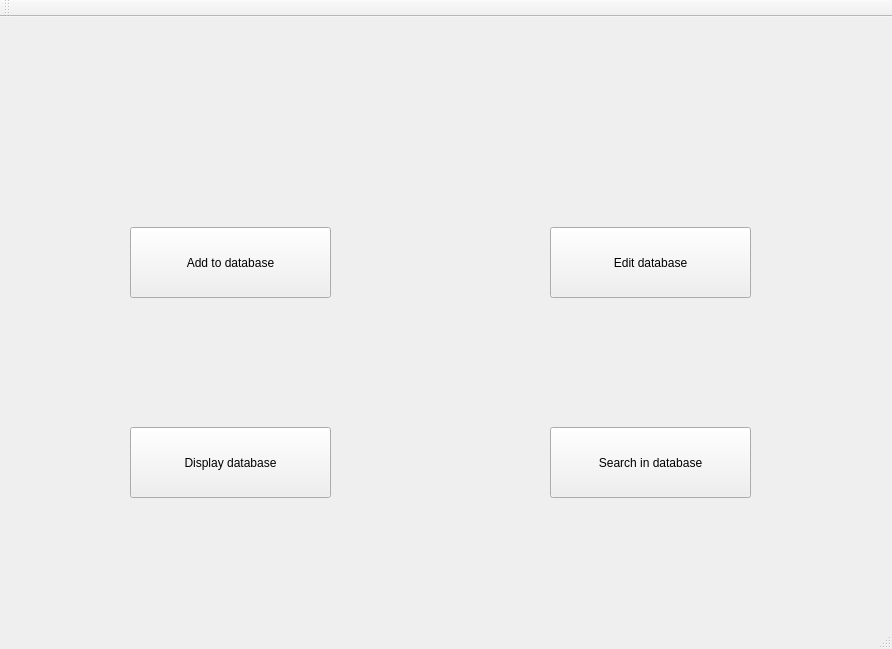
<?xml version="1.0" encoding="UTF-8"?>
<ui version="4.0">
 <class>MainWindow</class>
 <widget class="QMainWindow" name="MainWindow">
  <property name="geometry">
   <rect>
    <x>0</x>
    <y>0</y>
    <width>892</width>
    <height>649</height>
   </rect>
  </property>
  <property name="windowTitle">
   <string>MainWindow</string>
  </property>
  <widget class="QWidget" name="centralWidget">
   <widget class="QPushButton" name="addDButton">
    <property name="geometry">
     <rect>
      <x>130</x>
      <y>210</y>
      <width>201</width>
      <height>71</height>
     </rect>
    </property>
    <property name="text">
     <string>Add to database</string>
    </property>
   </widget>
   <widget class="QPushButton" name="displayDButton">
    <property name="geometry">
     <rect>
      <x>130</x>
      <y>410</y>
      <width>201</width>
      <height>71</height>
     </rect>
    </property>
    <property name="text">
     <string>Display database</string>
    </property>
   </widget>
   <widget class="QPushButton" name="editDButton">
    <property name="geometry">
     <rect>
      <x>550</x>
      <y>210</y>
      <width>201</width>
      <height>71</height>
     </rect>
    </property>
    <property name="text">
     <string>Edit database</string>
    </property>
   </widget>
   <widget class="QPushButton" name="searchDbutton">
    <property name="geometry">
     <rect>
      <x>550</x>
      <y>410</y>
      <width>201</width>
      <height>71</height>
     </rect>
    </property>
    <property name="text">
     <string>Search in database</string>
    </property>
   </widget>
   <widget class="QLabel" name="labelPic">
    <property name="geometry">
     <rect>
      <x>170</x>
      <y>30</y>
      <width>541</width>
      <height>131</height>
     </rect>
    </property>
    <property name="text">
     <string/>
    </property>
   </widget>
  </widget>
  <widget class="QMenuBar" name="menuBar">
   <property name="geometry">
    <rect>
     <x>0</x>
     <y>0</y>
     <width>892</width>
     <height>21</height>
    </rect>
   </property>
  </widget>
  <widget class="QToolBar" name="mainToolBar">
   <attribute name="toolBarArea">
    <enum>TopToolBarArea</enum>
   </attribute>
   <attribute name="toolBarBreak">
    <bool>false</bool>
   </attribute>
  </widget>
  <widget class="QStatusBar" name="statusBar"/>
 </widget>
 <layoutdefault spacing="6" margin="11"/>
 <resources/>
 <connections/>
</ui>
